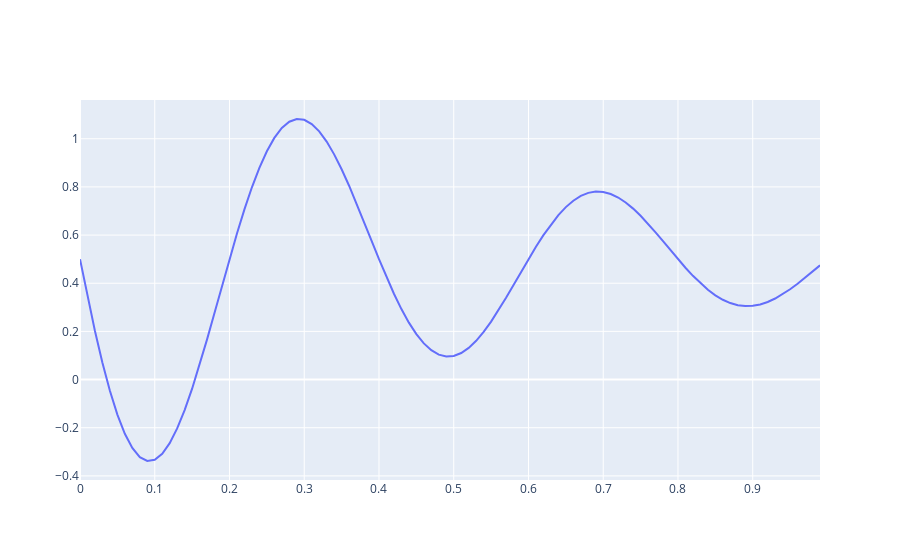

The code cell stored with this chart in its notebook:
### Code cell
f = 0.4
sample = 100
x = np.arange(sample)/100
y = -np.power(2.0, -10.0 * x) * np.sin(x * 2.0  * np.pi / f) + 0.5


fig = go.Figure(data=go.Scatter(x=x, y=y))
fig.show()
